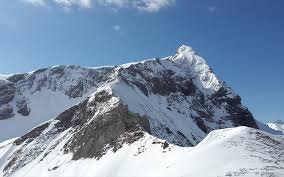
#> input picture images.jpg, 284 x 177 px
$ jupyter execute smoothing.ipynb
#> lines starting #> are read from the running program, lines starting #| are printed output that depends on the picture
[cell 1]
import cv2
import numpy as np
from matplotlib import pyplot as plt

img = cv2.imread('images.jpg')
#> img is the input picture: shape (177, 284, 3); mean B, G, R 169.9, 144.6, 123.7

blur = cv2.blur(img,(5,5))
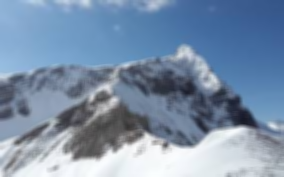
#> blur: shape (177, 284, 3); mean B, G, R 169.9, 144.6, 123.7

plt.subplot(121),plt.imshow(img),plt.title('Original')
plt.xticks([]), plt.yticks([])
plt.subplot(122),plt.imshow(blur),plt.title('Blurred')
plt.xticks([]), plt.yticks([])
plt.show()
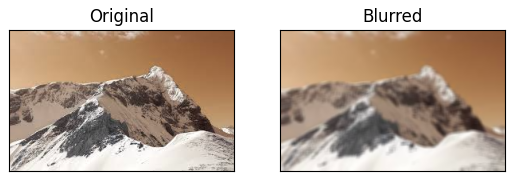
#> figure drawn by matplotlib, 2 panels; B, G, R data is drawn as R, G, B

# analysis:
we are using avg filter by blur() function and the size of this mask is 5 the the output was image without noises , the details of edges is hiden

# median filter
we are using median filter by function called medianblur then the output was image without noises and the details of edges is cleary

[cell 2]
import cv2
import numpy as np
from matplotlib import pyplot as plt

img2 = cv2.imread('images.jpg')#read the image

median = cv2.medianBlur(img2,5)#median filter on the image with size mask 5
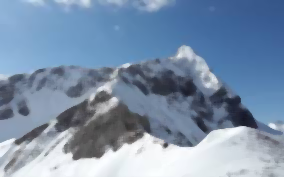
#> median: shape (177, 284, 3); mean B, G, R 170.5, 145, 123.9

plt.subplot(121),plt.imshow(img2),plt.title('Original ')#drawing the image before and after
plt.xticks([]), plt.yticks([])
plt.subplot(122),plt.imshow(median ),plt.title('Blurred')
plt.xticks([]), plt.yticks([])
plt.show()
#> figure, not shown here; B, G, R data is drawn as R, G, B

# Gaussian Blurring
In this, instead of box filter, gaussian kernel is used. It is done with the function, cv2.GaussianBlur(). We should specify the width and height of kernel which should be positive and odd.

[cell 3]
import cv2
import numpy as np
from matplotlib import pyplot as plt

img3 = cv2.imread('images.jpg')#read the image

gg = cv2.GaussianBlur(img3,(5,5),0)
#gaussian filter on the image with size mask 5

plt.subplot(121),plt.imshow(img3),plt.title('Original ')#drawing the image before and after
plt.xticks([]), plt.yticks([])
plt.subplot(122),plt.imshow(gg ),plt.title('Blurred')
plt.xticks([]), plt.yticks([])
plt.show()
#> figure, not shown here; B, G, R data is drawn as R, G, B

$ run again, with img4.jpg copied over images.jpg
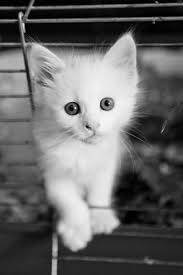
#> input picture img4.jpg, 183 x 275 px
#> img is the input picture: shape (275, 183, 3); min 0, max 251, mean 102.6
#> `plt.show()`:
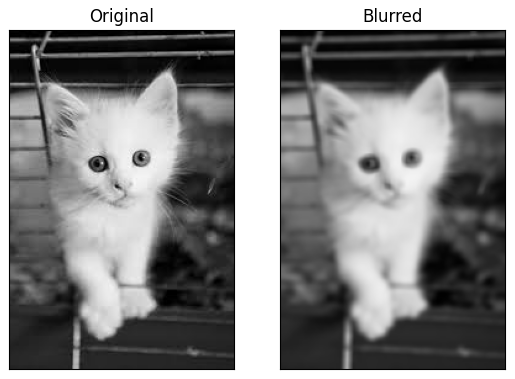
#> figure drawn by matplotlib, 2 panels
#> `median = cv2.medianBlur(img2,5)#median filter on the image with size m..`:
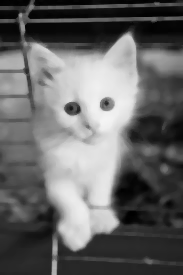
#> median: shape (275, 183, 3); min 0, max 244, mean 102.3
